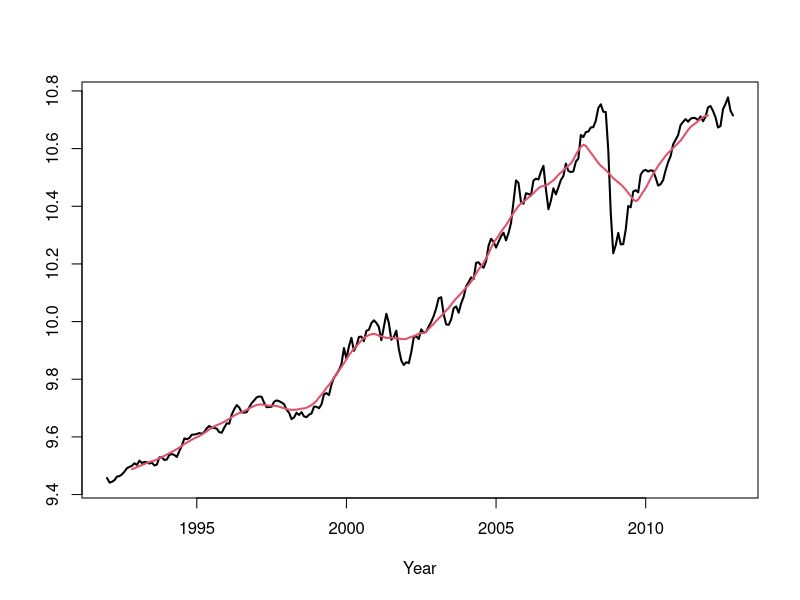
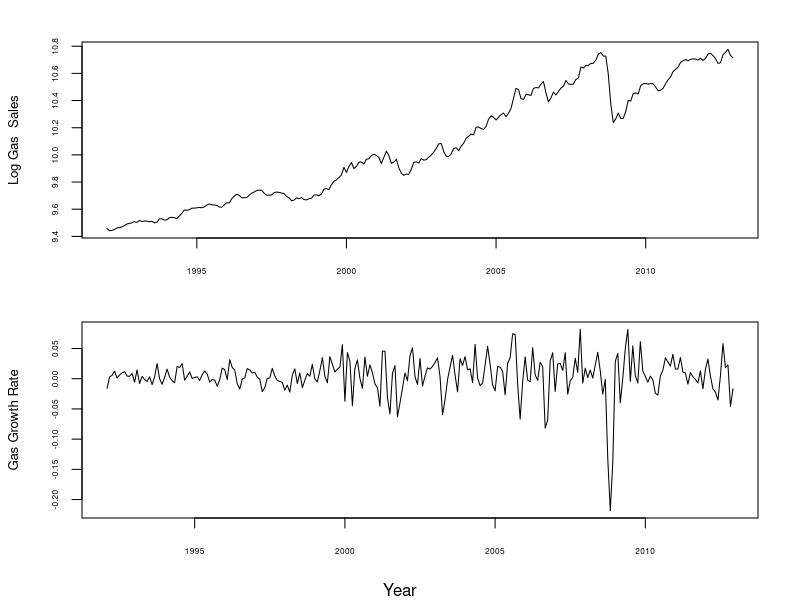

Write R code to recreate these figures, in order.
## ---- chunk 1
knitr::opts_knit$set(root.dir = 'C:/Users/neide/OneDrive/Documents/GitHub/BEwebinar/Data')
## ---- chunk 2
gassa <- read.table("GasSA_2-11-13.dat")
gassa.log <- ts(log(gassa),start=1992,frequency=12)

h <- 10
simple.ma <- rep(1,2*h+1)/(2*h+1)
gas.trend <- filter(gassa.log,simple.ma,method="convolution",sides=2)
gas.trend <- ts(gas.trend,start=1992,frequency=12)
plot(ts(gassa.log,start=1992,frequency=12),col=1,ylab="",xlab="Year",lwd=2)
lines(ts(gas.trend,start=1992,frequency=12),col=2,lwd=2)
## ---- chunk 3
### Movie
movie <- FALSE
delay <- 0
flex <- 0
siglen <- length(gas.trend) - 2*h
range <- seq(1,siglen,1)
if(movie) {
for(t in range)
{
	Sys.sleep(delay)
	filterweight <- c(rep(NA,t-1),simple.ma + gas.trend[h+t] + flex,
		rep(NA,siglen-t))
	plot(ts(gassa.log,start=1992,frequency=12),col=1,ylab="",xlab="Year",lwd=2)
	lines(ts(gas.trend[1:(h+t)],start=1992,frequency=12),col=2,lwd=2)
	lines(ts(filterweight,start=1992,frequency=12),col="#00FF0090",lwd=2)
} }
## ---- chunk 4
gas.diff <- diff(gassa.log)
par(oma=c(2,0,0,0),mar=c(2,4,2,2)+0.1,mfrow=c(2,1),cex.lab=.8)
plot(gassa.log,xlab="",ylab="Log Gas  Sales",yaxt="n",xaxt="n")
axis(1,cex.axis=.5)
axis(2,cex.axis=.5)
plot(gas.diff,xlab="",ylab = "Gas Growth Rate",yaxt="n",xaxt="n")
axis(1,cex.axis=.5)
axis(2,cex.axis=.5)
mtext(text="Year",side=1,line=1,outer=TRUE)
